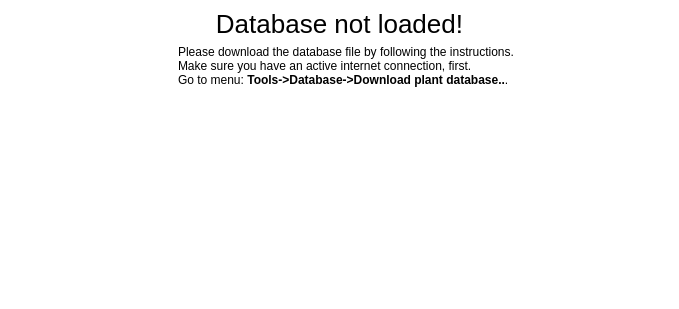
<?xml version="1.0" encoding="UTF-8"?>
<ui version="4.0">
 <class>EmptyFormWidget</class>
 <widget class="QWidget" name="EmptyFormWidget">
  <property name="geometry">
   <rect>
    <x>0</x>
    <y>0</y>
    <width>679</width>
    <height>309</height>
   </rect>
  </property>
  <property name="windowTitle">
   <string>Form</string>
  </property>
  <property name="styleSheet">
   <string notr="true"/>
  </property>
  <layout class="QVBoxLayout" name="verticalLayout_2">
   <property name="spacing">
    <number>0</number>
   </property>
   <property name="leftMargin">
    <number>0</number>
   </property>
   <property name="topMargin">
    <number>0</number>
   </property>
   <property name="rightMargin">
    <number>0</number>
   </property>
   <property name="bottomMargin">
    <number>0</number>
   </property>
   <item>
    <widget class="QFrame" name="frame">
     <property name="styleSheet">
      <string notr="true">QFrame#frame {
	background-color: white;
}</string>
     </property>
     <property name="frameShape">
      <enum>QFrame::NoFrame</enum>
     </property>
     <layout class="QVBoxLayout" name="verticalLayout_3">
      <item>
       <layout class="QVBoxLayout" name="verticalLayout">
        <item>
         <widget class="QLabel" name="label">
          <property name="styleSheet">
           <string notr="true">font-size: 26px;</string>
          </property>
          <property name="text">
           <string>Database not loaded!</string>
          </property>
          <property name="alignment">
           <set>Qt::AlignCenter</set>
          </property>
         </widget>
        </item>
        <item>
         <layout class="QHBoxLayout" name="horizontalLayout">
          <item>
           <spacer name="horizontalSpacer">
            <property name="orientation">
             <enum>Qt::Horizontal</enum>
            </property>
            <property name="sizeHint" stdset="0">
             <size>
              <width>18</width>
              <height>20</height>
             </size>
            </property>
           </spacer>
          </item>
          <item>
           <layout class="QFormLayout" name="formLayout">
            <item row="0" column="0">
             <widget class="QLabel" name="noFieldIcon">
              <property name="maximumSize">
               <size>
                <width>64</width>
                <height>64</height>
               </size>
              </property>
              <property name="text">
               <string/>
              </property>
              <property name="pixmap">
               <pixmap resource="../resources/resources.qrc">:/images/icons/sync.png</pixmap>
              </property>
              <property name="scaledContents">
               <bool>true</bool>
              </property>
              <property name="margin">
               <number>10</number>
              </property>
             </widget>
            </item>
            <item row="0" column="1">
             <widget class="QLabel" name="noDBLabel">
              <property name="text">
               <string>Please download the database file by following the instructions. &lt;br /&gt; Make sure you have an active internet connection, first. &lt;br /&gt;
Go to menu: &lt;b&gt;Tools-&gt;Database-&gt;Download plant database..&lt;/b&gt;.</string>
              </property>
             </widget>
            </item>
           </layout>
          </item>
          <item>
           <spacer name="horizontalSpacer_2">
            <property name="orientation">
             <enum>Qt::Horizontal</enum>
            </property>
            <property name="sizeHint" stdset="0">
             <size>
              <width>18</width>
              <height>20</height>
             </size>
            </property>
           </spacer>
          </item>
         </layout>
        </item>
        <item>
         <spacer name="verticalSpacer">
          <property name="orientation">
           <enum>Qt::Vertical</enum>
          </property>
          <property name="sizeHint" stdset="0">
           <size>
            <width>20</width>
            <height>14</height>
           </size>
          </property>
         </spacer>
        </item>
       </layout>
      </item>
     </layout>
    </widget>
   </item>
  </layout>
 </widget>
 <resources>
  <include location="../resources/resources.qrc"/>
 </resources>
 <connections/>
</ui>
